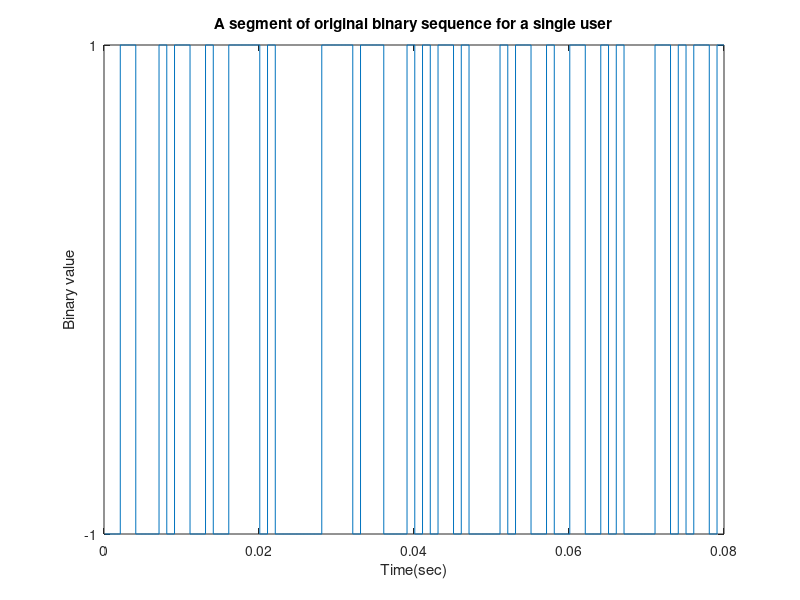
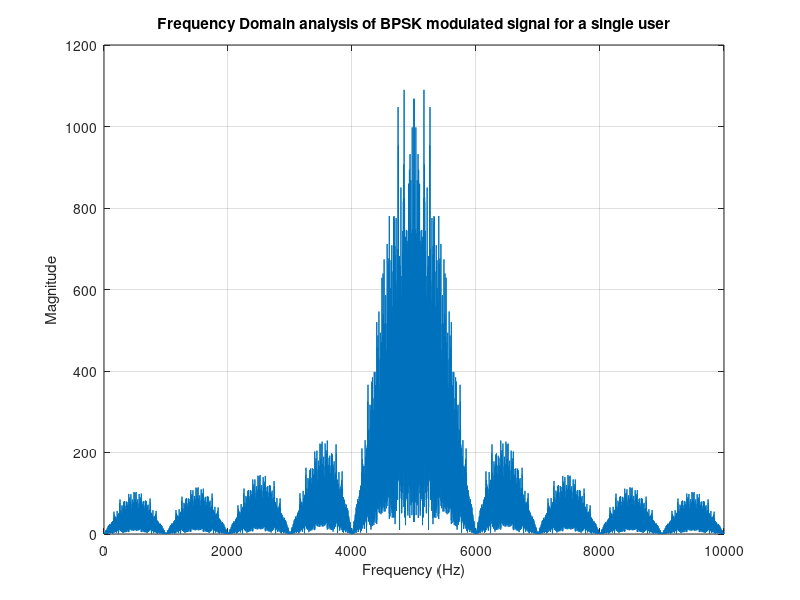
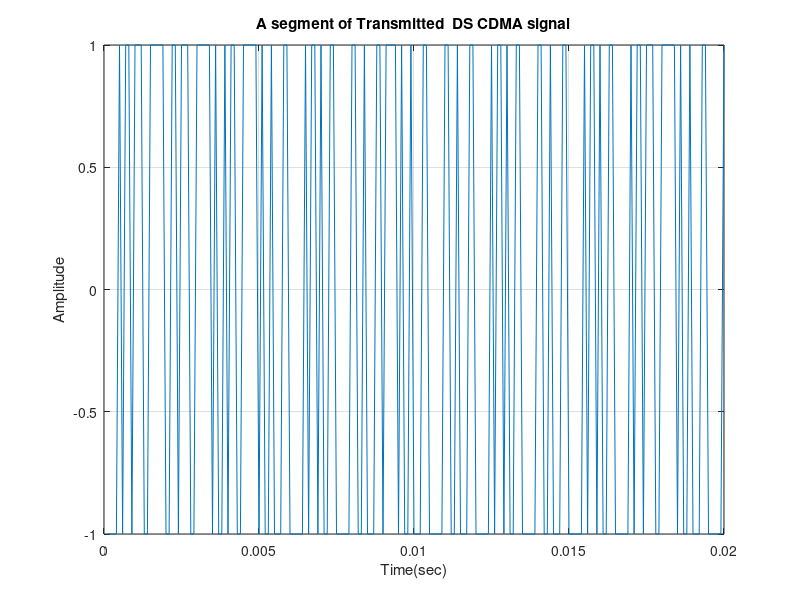

Source code (MATLAB) for these figures, in order: (Note: this script raises an error after producing the figures.)
% 3.Write a Matlab  program to evaluate performance of a   1/2-rated convolutionally encoded DS CDMA system in AWGN and Rician fading channel														
% This program has been developed to study BER performance of a   1/2-rated convolutionally encoded DS CDMA system														
% for a single user under AWGN and Rician fading channel														
clear all;														
close all;														
msg=round(rand(1,1000));														
%1/2 rated convolutional Encoder														
trellis=poly2trellis(3,[6 7]);														
user=convenc(msg,trellis);														
% Convolutionally encoded data(0,1) are  mapping into +1/1														
%% To convert the binary sequences to bipolar NRZ format														
length_user=length(user);														
for i=1:length_user														
if user(i)==0														
user(i)=-1;														
end														
end														
fc=5000; %%carrier frequency, %KHz														
eb=.5;     %% energy per bit														
bitrate=1000;% 1KHz														
tb=1/bitrate; %% time per bit of message sequence														
chiprate=10000;														
tc=1/chiprate;														
%%% CDMA transmitter for a single user														
t=tc:tc:tb*length_user; 														
%%plotting base band signal for user														
basebandsig=[];														
for i=1:length_user														
for j=tc:tc:tb														
if user(i)==1 														
basebandsig=[basebandsig 1];														
else 														
basebandsig=[basebandsig -1];														
end														
end														
end														
figure(1)														
stairs(t(1:800),basebandsig(1:800))														
xlabel('Time(sec)')														
ylabel('Binary value')														
set(gca,'ytick',[ -1  1 ])														
title('A segment of original binary sequence for a single user')														
%%%% BPSK Modulation 														
bpskmod=[];														
for i=1:length_user														
for j=tc:tc:tb														
bpskmod=[bpskmod sqrt(2*eb)*user(i)*cos(2*pi*fc*j)];														
end														
end														
%length(bpskmod)														
number=length(t); %Total number of time segments														
spectrum=abs(fft(bpskmod));														
sampling_frequency=2*fc;														
sampling_interval=(1.0/sampling_frequency);														
nyquest_frequency=1.0/(2.0*sampling_interval);														
for i=1:number														
frequency(i)=(1.0/(number*sampling_interval)).*i;														
end														
figure(2)														
plot(frequency,spectrum)														
title('Frequency Domain analysis of BPSK modulated signal for a single user')														
xlabel('Frequency (Hz)')														
ylabel('Magnitude')														
grid on														
%% PN generator for  a single user														
%% let initial seed for a single user  is 1000														
seed=[1 -1 1 -1];  %convert it into bipolar NRZ format 														
spreadspectrum=[];														
pn=[];														
for i=1:length_user														
for j=1:10 %chip rate is 10 times the bit rate														
pn=[pn seed(4)];  														
if seed (4)==seed(3) temp=-1;														
else temp=1;														
end														
seed(4)=seed(3);														
seed(3)=seed(2);														
seed(2)=seed(1);														
seed(1)=temp;														
end														
end														
% each bit has 100 samples. and each pn chip has 10 samples. there r 														
% 10 chip per bit there fore size of pn samples and original bit is same														
pnupsampled=[];														
len_pn=length(pn);														
for i=1:len_pn														
for j=10*tc:10*tc:tb														
if pn(i)==1 														
pnupsampled=[pnupsampled 1];														
else 														
pnupsampled=[pnupsampled -1];														
end														
end														
end														
length_pnupsampled=length(pnupsampled);														
sigtx=bpskmod.*pnupsampled;														
figure(3)														
plot(t(1:200), sigtx(1:200))														
title('A segment of Transmitted  DS CDMA signal')														
xlabel('Time(sec)')														
ylabel('Amplitude')														
grid on														
%%%%%%%%%%%%%Adding fadig channel effect%%%%%%%%%%%%%%%%%%%%%%%%%%%%%%														
chan=ricianchan(1/chiprate,100,15);														
chan.ResetBeforeFiltering=0;														
fad=abs(filter(chan,ones(size(sigtx))));														
fadedsig=fad.*sigtx;														
snr_in_dBs=0:1.0:10;														
for m=1:length(snr_in_dBs)														
ber(m)=0.0;														
composite_signal=awgn(fadedsig,snr_in_dBs(m),'measured');  %% SNR of % dbs														
%%%%%%%%%%%%%DEMODULATION FOR USER 1%%%%%%%%%%%%%%%%%%%%														
rx=composite_signal.*pnupsampled;														
%%%% BPSK demodulation for a single user														
demodcar=[];														
for i=1:length_user														
for j=tc:tc:tb														
demodcar=[demodcar sqrt(2*eb)*cos(2*pi*fc*j)];														
end														
end														
bpskdemod=rx.*demodcar;														
len_dmod=length(bpskdemod);														
sum=zeros(1,len_dmod/10);														
for i=1:len_dmod/10														
for j=(i-1)*10+1:i*10														
sum(i)=sum(i)+bpskdemod(j);														
end														
end														
sum;														
rxbits=[];														
for i=1:length_user														
if sum(i)>0														
rxbits=[rxbits 1];														
else														
rxbits=[rxbits 0];														
end														
end														
tblen = 3; delay = tblen; % Traceback length														
decoded = vitdec(rxbits,trellis,tblen,'cont','hard');														
[number,rat] = biterr(decoded(delay+1:end),msg(1:end-delay));														
ber(m)=rat;														
end % for m														
figure(4)														
plot(snr_in_dBs,ber);														
xlabel('Signal to noise ratio(dB)');  														
ylabel('BER');														
legend('BER simulation for a single user');														
title(' Coded BER simulation under AWGN and Rician fading channel ')														
grid on 														
														
